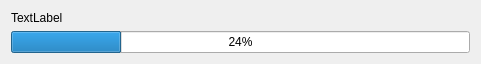
<?xml version="1.0" encoding="UTF-8"?>
<ui version="4.0">
 <class>Form</class>
 <widget class="QWidget" name="Form">
  <property name="geometry">
   <rect>
    <x>0</x>
    <y>0</y>
    <width>481</width>
    <height>64</height>
   </rect>
  </property>
  <property name="minimumSize">
   <size>
    <width>481</width>
    <height>0</height>
   </size>
  </property>
  <property name="windowTitle">
   <string>MYRaf Progress</string>
  </property>
  <layout class="QGridLayout" name="gridLayout">
   <item row="0" column="0">
    <spacer name="verticalSpacer">
     <property name="orientation">
      <enum>Qt::Vertical</enum>
     </property>
     <property name="sizeHint" stdset="0">
      <size>
       <width>460</width>
       <height>23</height>
      </size>
     </property>
    </spacer>
   </item>
   <item row="1" column="0">
    <widget class="QLabel" name="progress_annotation">
     <property name="text">
      <string>TextLabel</string>
     </property>
    </widget>
   </item>
   <item row="2" column="0">
    <widget class="QProgressBar" name="progress_progressBar">
     <property name="value">
      <number>24</number>
     </property>
    </widget>
   </item>
  </layout>
 </widget>
 <resources/>
 <connections/>
</ui>
